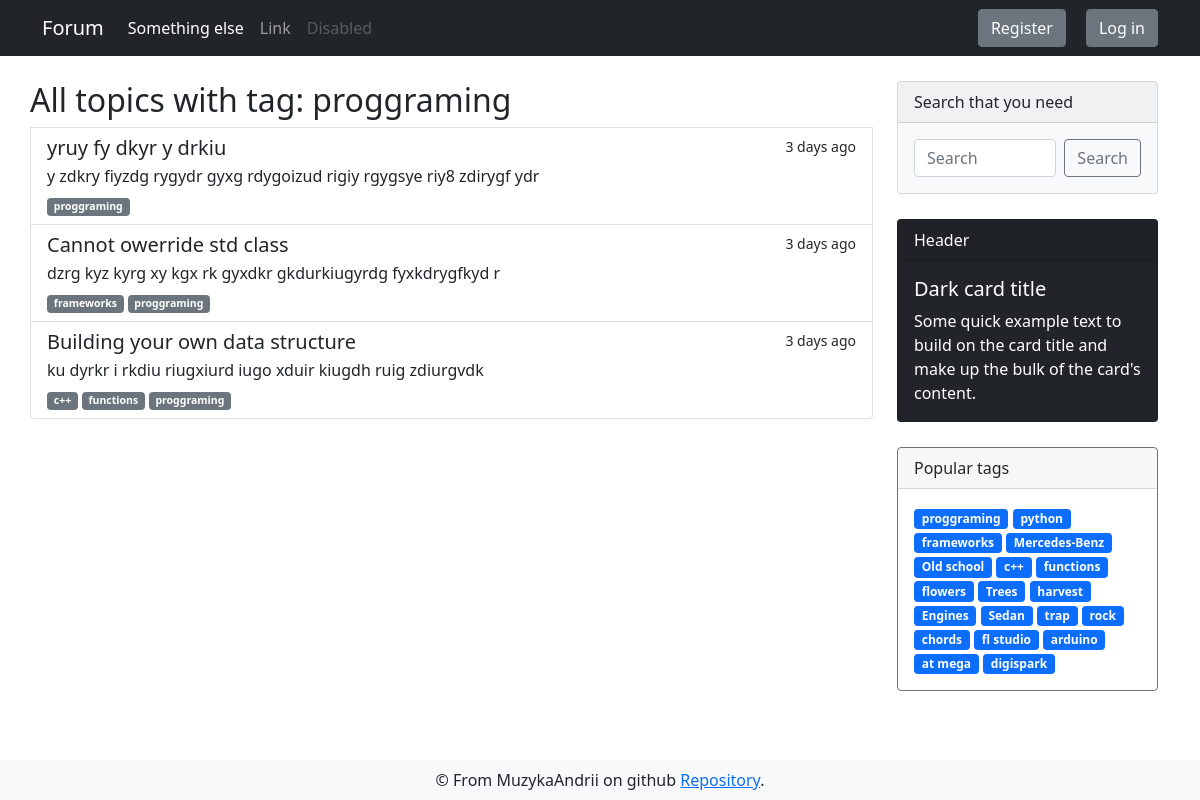
Page /forum/tag/proggraming on the earlier database version.
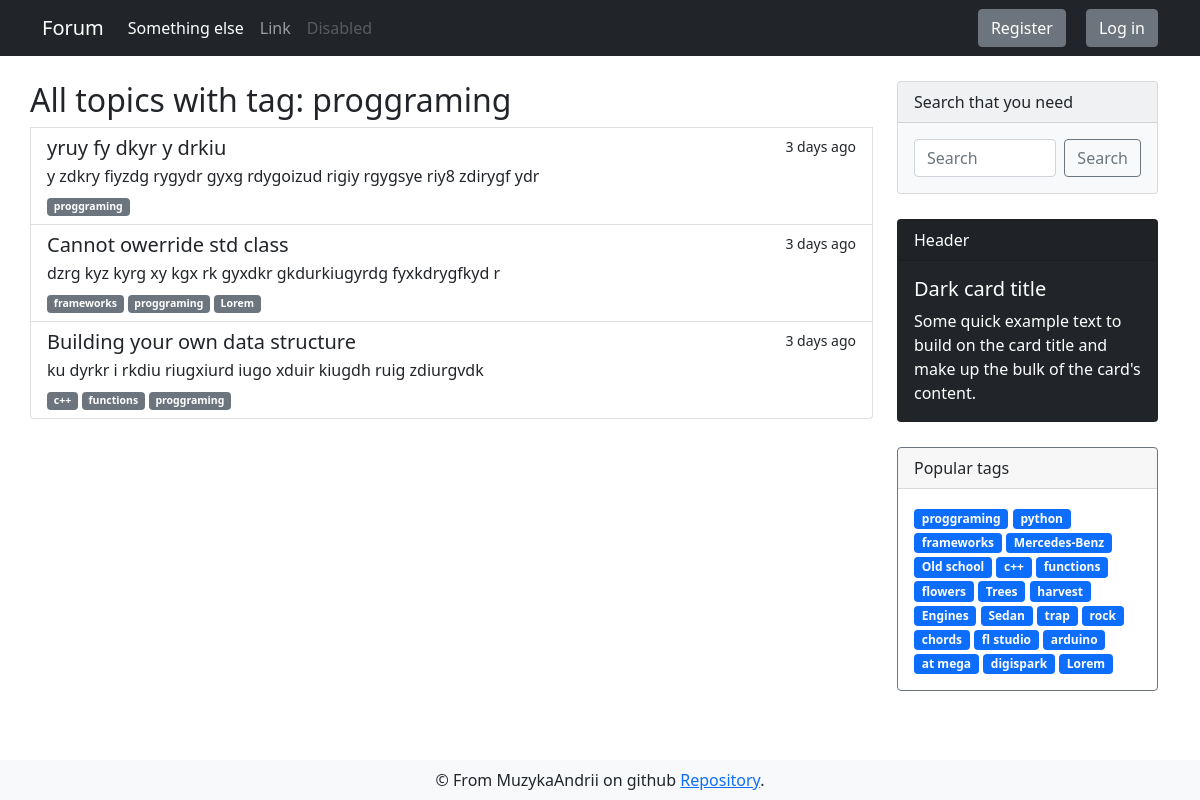
Same page on the later database version.
### app/models.py (models this page shows, shortened)
class DbMixin(object):
    def save(self):
        db.session.add(self)
        db.session.commit()

class Discussion(DbMixin, db.Model):
    id = db.Column(db.Integer, primary_key = True, autoincrement=True)
    theme = db.Column(db.String, unique=True, nullable=False)
    text = db.Column(db.Text, unique=True, nullable=False)
    theme_id = db.Column(db.Integer, db.ForeignKey('theme.id'), nullable=False)
    tags = db.relationship('Tag', secondary=discussion_tags, backref=db.backref('discussions', lazy='dynamic'))
    comments = db.relationship('Comment', backref='parent_discussion', lazy='dynamic')
    creator_id = db.Column(db.Integer, db.ForeignKey('user.id'), nullable=False)
    edit_requests = db.relationship('Edit_request', backref='target_discussion', lazy='select')

class Tag(DbMixin, db.Model):
    id = db.Column(db.Integer, primary_key = True, autoincrement=True)
    name = db.Column(db.String(50), unique=True, nullable=False)
    slug = db.Column(db.String(100), unique=True, nullable=False)
    section_id = db.Column(db.Integer, db.ForeignKey('section.id'), nullable=False)

### app/views.py (the view)
@app.route('/forum/tag/<string:tag_slug>', methods=['GET'])
def tags_discussions(tag_slug):
    tag = Tag.query.filter_by(slug=tag_slug).first_or_404()
    all_themes = tag.parent_section.themes.all()
    all_discussions = list()
    for theme in all_themes:
        [all_discussions.append(discussion) for discussion in theme.discussions]
    discussions_with_tag = list()
    for discussion in all_discussions:
        for d_tag in discussion.tags:
            if d_tag.slug == tag_slug:
                discussions_with_tag.append(discussion)
    return render_template('forum/tags_discussions.html', tags=get_tags(), discussions=discussions_with_tag, tag_name=tag.name, section_slug=tag.parent_section.slug)

### app/views.py (called while the page is built)
@app.before_request
def update_last_seen():
    if current_user.is_authenticated:
        current_user.update_last_seen()

@app.before_request
@cache.cached(timeout=60)
def check_banned():
    if current_user.is_authenticated and current_user.is_banned == True:
        ban_reason = current_user.ban_reason
        logout_user()
        return render_template('alerts/banned.html', reason=ban_reason)

@cache.cached(timeout=600, key_prefix='tags')
def get_tags():
    return Tag.query.limit(25).all()

### app/templates/forum/tags_discussions.html (shortened to what this page needs)
{% extends "layouts/base.html" %}
{% block content %}
<div class="container">
    <div class="row">
        <div style="margin: 25px 0;" class="list-group col-md-9">
            <h2>All topics with tag: {{ tag_name }}</h2>
            {% for discussion in discussions %}
            <a href="{{ url_for('discussion', section_slug=section_slug, theme_slug=discussion.parent_theme.slug, discussion_id=discussion.id) }}"
                class="list-group-item list-group-item-action" aria-current="true">
                <div class="d-flex w-100 justify-content-between">
                    <h5 class="mb-1">{{ discussion.theme }}</h5>
                    <small>3 days ago</small>
                </div>
                <p class="mb-1">{{ discussion.text | truncate(100) }}</p>
                <small>
                    {% for tag in discussion.tags %}
                    <span class="badge bg-secondary">{{ tag.name }}</span>
                    {% endfor %}
                </small>
            </a>
            {% endfor %}
        </div>
        {% include 'layouts/sidebar.html' %}
    </div>
</div>
{% endblock %}

### app/templates/layouts/sidebar.html
<div class="sidebar col-md-3">
    <div class="card text-dark bg-light mb-3" style="max-width: 18rem;">
        <div class="card-header">Search that you need</div>
        <form method="GET" action="{{ url_for('search') }}" class="card-body d-flex">
            <input name="search_query" value="{{ request.args.get('search_query', '') }}" class="form-control me-2" type="text" placeholder="Search" aria-label="Search">
            <button class="btn btn-outline-secondary" type="submit">Search</button>
        </form>
    </div>
    <div class="card text-white bg-dark mb-3" style="max-width: 18rem;">
        <div class="card-header">Header</div>
        <div class="card-body">
            <h5 class="card-title">Dark card title</h5>
            <p class="card-text">Some quick example text to build on the card title and make up the bulk of the
                card's content.</p>
        </div>
    </div>
    <div class="card border-secondary mb-3" style="max-width: 18rem;">
        <div class="card-header">Popular tags</div>
        <div class="card-body text-secondary">
            {% for tag in tags %}
            <a href="{{ url_for('tags_discussions', tag_slug=tag.slug) }}" class="tag badge bg-primary">{{ tag.name }}</a>
            {% endfor %}
        </div>
    </div>
</div>

Differences in the rows shown:
added Tag: name "Lorem"
